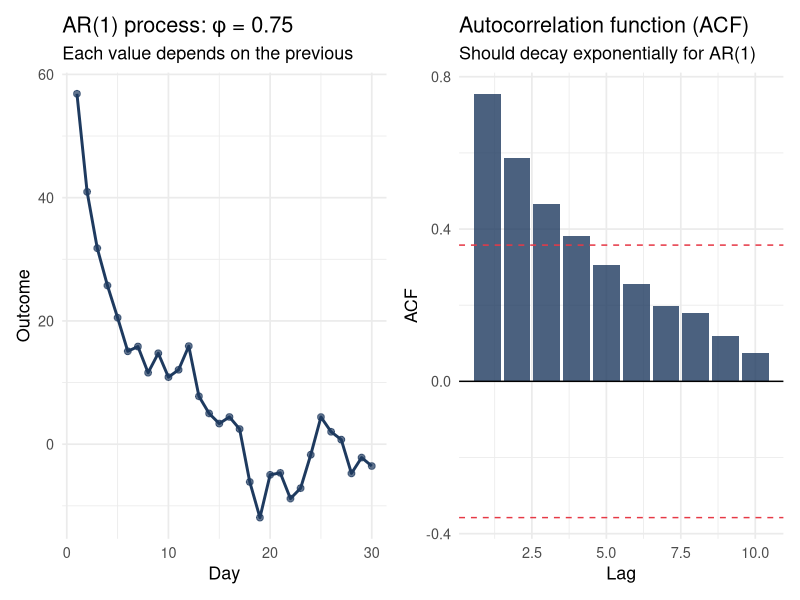
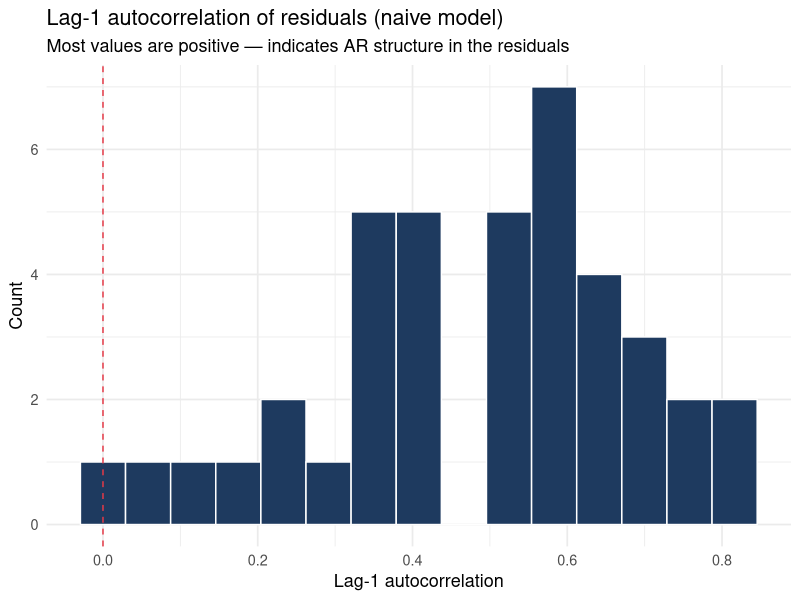
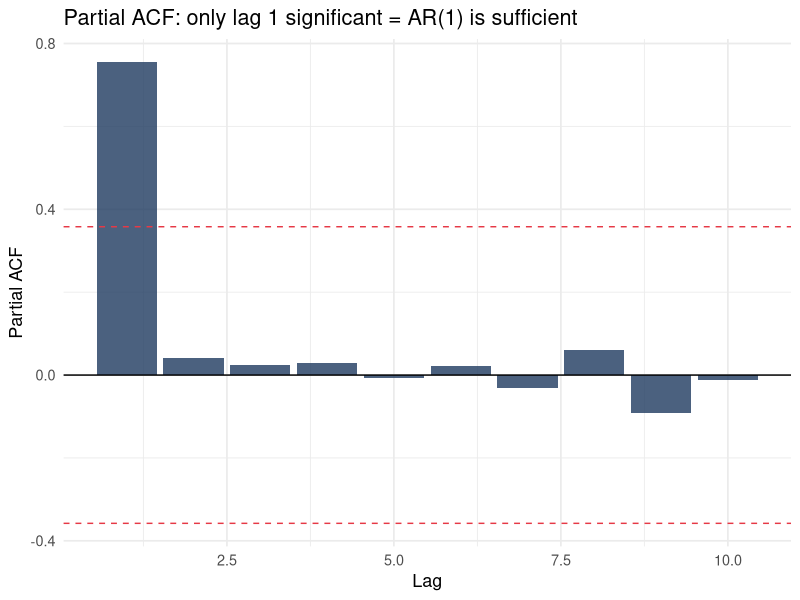

Generate these figures, in order, with R:
## ---- chunk 1
library(tidyverse)
library(nlme)
library(ggplot2)
set.seed(42)
## ---- chunk 2
# Simulate AR(1) process for one person over 30 days
phi   <- 0.75
sigma <- 3
n_t   <- 30

Y <- numeric(n_t)
Y[1] <- rnorm(1, 50, 5)
for (t in 2:n_t) Y[t] <- phi * Y[t-1] + rnorm(1, 0, sigma)

p1 <- tibble(t = 1:n_t, Y = Y) |>
  ggplot(aes(x = t, y = Y)) +
  geom_line(color = "#1e3a5f", linewidth = 1) +
  geom_point(size = 2, color = "#1e3a5f", alpha = 0.7) +
  labs(title = paste0("AR(1) process: φ = ", phi),
       subtitle = "Each value depends on the previous",
       x = "Day", y = "Outcome") +
  theme_minimal(base_size = 13)

# ACF plot
acf_vals <- acf(Y, plot = FALSE, lag.max = 10)
p2 <- tibble(lag = 0:10, acf = acf_vals$acf[,1,1]) |>
  filter(lag > 0) |>
  ggplot(aes(x = lag, y = acf)) +
  geom_col(fill = "#1e3a5f", alpha = 0.8) +
  geom_hline(yintercept = 0, color = "black") +
  geom_hline(yintercept = c(-1, 1) * 1.96 / sqrt(n_t),
             linetype = "dashed", color = "#e63946") +
  labs(title = "Autocorrelation function (ACF)",
       subtitle = "Should decay exponentially for AR(1)",
       x = "Lag", y = "ACF") +
  theme_minimal(base_size = 13)

library(patchwork)
p1 + p2
## ---- chunk 3
n_people <- 40
n_days   <- 20

# Simulate multilevel AR(1) data
df_ar <- expand_grid(person = 1:n_people, day = 1:n_days) |>
  arrange(person, day) |>
  group_by(person) |>
  mutate(
    baseline  = rnorm(1, 50, 6),
    ar_resid  = {
      r <- numeric(n_days); r[1] <- rnorm(1, 0, 3)
      for (t in 2:n_days) r[t] <- 0.7 * r[t-1] + rnorm(1, 0, 3)
      r
    },
    Y = baseline + 2 * day / n_days + ar_resid
  ) |>
  ungroup() |>
  mutate(person = factor(person))

# Fit naive model (ignores AR structure)
m_naive <- lme(Y ~ day, random = ~1 | person, data = df_ar)

# Check residual ACF
residuals_df <- data.frame(
  resid  = residuals(m_naive, type = "normalized"),
  person = df_ar$person,
  day    = df_ar$day
)

# Lag-1 autocorrelation per person
lag1_by_person <- residuals_df |>
  group_by(person) |>
  arrange(day) |>
  summarise(lag1 = cor(head(resid, -1), tail(resid, -1)))

ggplot(lag1_by_person, aes(x = lag1)) +
  geom_histogram(fill = "#1e3a5f", color = "white", bins = 15) +
  geom_vline(xintercept = 0, linetype = "dashed", color = "#e63946") +
  labs(
    title    = "Lag-1 autocorrelation of residuals (naive model)",
    subtitle = "Most values are positive — indicates AR structure in the residuals",
    x        = "Lag-1 autocorrelation",
    y        = "Count"
  ) +
  theme_minimal(base_size = 13)
## ---- chunk 4
# Correct model: AR(1) residual structure
m_ar1 <- lme(Y ~ day,
             random      = ~1 | person,
             correlation = corAR1(form = ~day | person),
             data        = df_ar)

# Compare AIC
tibble(
  Model = c("Naive (no AR)", "AR(1)"),
  AIC   = c(AIC(m_naive), AIC(m_ar1)),
  BIC   = c(BIC(m_naive), BIC(m_ar1))
) |>
  knitr::kable(digits = 1, caption = "AR(1) substantially improves model fit")
## ---- chunk 5
# What is the estimated autocorrelation?
intervals(m_ar1, which = "var-cov")$corStruct
## ---- chunk 6
pacf_vals <- pacf(Y, plot = FALSE, lag.max = 10)
tibble(lag = 1:10, pacf = pacf_vals$acf[,1,1]) |>
  ggplot(aes(x = lag, y = pacf)) +
  geom_col(fill = "#1e3a5f", alpha = 0.8) +
  geom_hline(yintercept = 0) +
  geom_hline(yintercept = c(-1, 1) * 1.96 / sqrt(n_t),
             linetype = "dashed", color = "#e63946") +
  labs(title = "Partial ACF: only lag 1 significant = AR(1) is sufficient",
       x = "Lag", y = "Partial ACF") +
  theme_minimal(base_size = 13)
